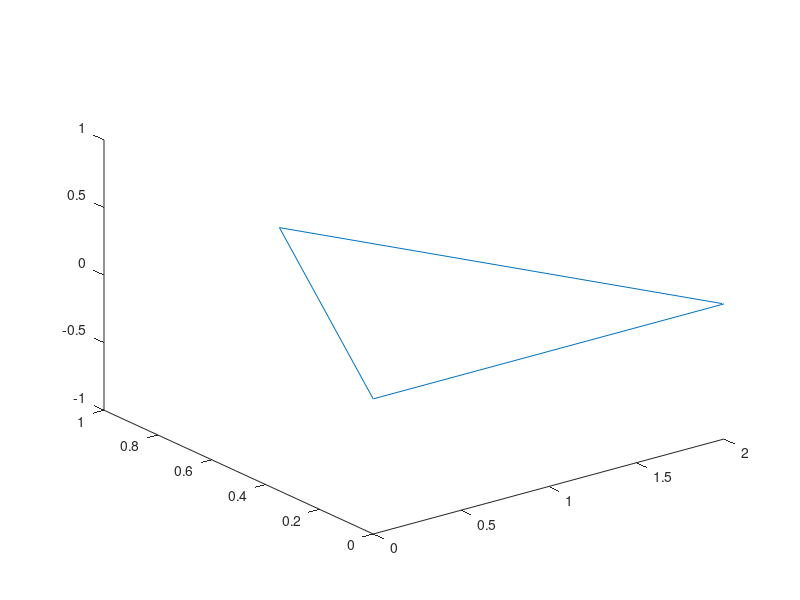

MATLAB code for this plot:
% pt1=[0,1,1]'; 
% pt2=[1,1/2,0]'; 
% pt3=[1/5,1,1]';

% pt1=[-1/2,0,0]';
% pt2=[1/2,0,0]'; 
% pt3=[0,sqrt(3)/2,0]';

pt1=[0,0,0]'; 
pt2=[2,0,0]'; 
pt3=[1,1,0]';

xcoords=[pt1(1),pt2(1),pt3(1),pt1(1)]'; 
ycoords=[pt1(2),pt2(2),pt3(2),pt1(2)]'; 
zcoords=[pt1(3),pt2(3),pt3(3),pt1(3)]'; 

plot3(xcoords,ycoords,zcoords)

vertices=[pt1,pt2,pt3]
directions=[pt1-pt2,pt2-pt3,pt3-pt1];
lengths=vecnorm(directions); 
directions=directions./lengths;
normaltoplane=cross(directions(:,1),directions(:,2)); 
normaltoplane=normaltoplane./vecnorm(normaltoplane);
normalstosides=[cross(normaltoplane,directions(:,1)), ...
    cross(normaltoplane,directions(:,2)),...
    cross(normaltoplane,directions(:,3))]
ht1=lengths(2).*dot(directions(:,2),normalstosides(:,1));
bh=lengths(1).*ht1; 
heights=[ht1,bh./lengths(2),bh./lengths(3)];

Triangle=struct('vertices',vertices,'directions',directions, ...
    'normaltoplane',normaltoplane,'normalstosides',normalstosides,...
    'lengths',lengths,'heights',heights,'bh',bh);

disp('check areas')
disp(['base times height = ' num2str(Triangle.bh)]) 
disp(['cross prod1 = ' num2str(Triangle.lengths(1).*Triangle.lengths(2).*vecnorm(cross( ...
    Triangle.directions(:,1),Triangle.directions(:,2))))])
disp(['cross prod2 = ' num2str(Triangle.lengths(2).*Triangle.lengths(3).*vecnorm(cross( ...
    Triangle.directions(:,2),Triangle.directions(:,3))))])
disp(['cross prod3 = ' num2str(Triangle.lengths(3).*Triangle.lengths(1).*vecnorm(cross( ...
    Triangle.directions(:,3),Triangle.directions(:,1))))])

% plot3([pt1,pt2,pt3,pt1],'o-')
